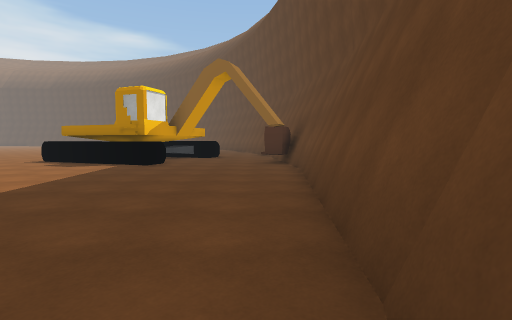
[1] (above)

20 first-person views from a walk through a scene from a Unity 3-D project. The camera is 1.4 m above the floor, tilts 4° down and sees 85° across. Doors are open. The floor is counted in squares, 2 m on a side. Each view is taken from the middle of a square. On the plan, view 1 faces up. The plan holds only what a view shows up to about 9 squares ahead; the rest is blank. The place goes on beyond the plan. The player character is not drawn. Some surface patterns are stand-ins.

[2]
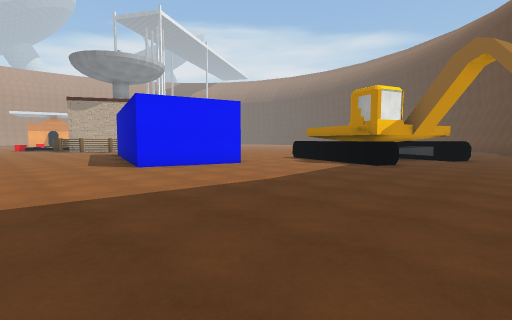

[3]
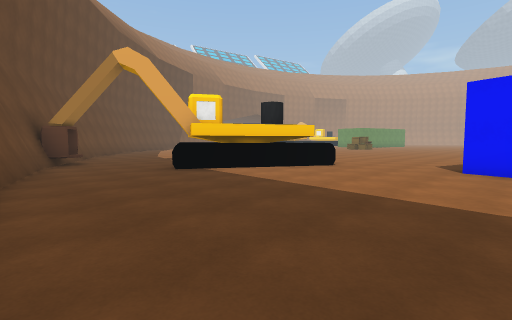

[4]
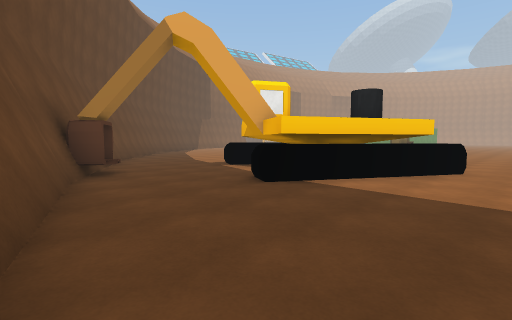

[5]
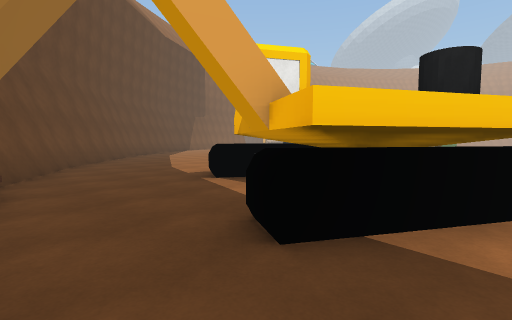

[6]
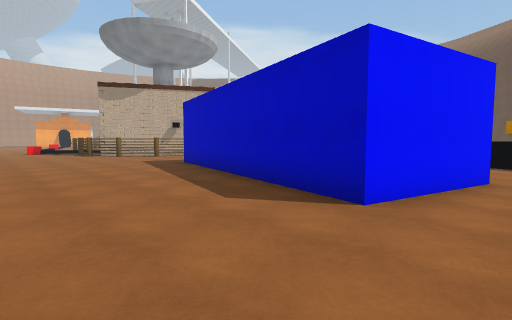

[7]
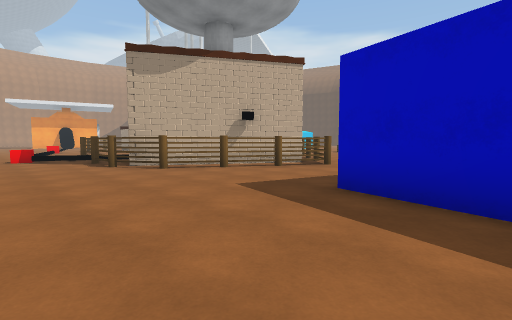

[8]
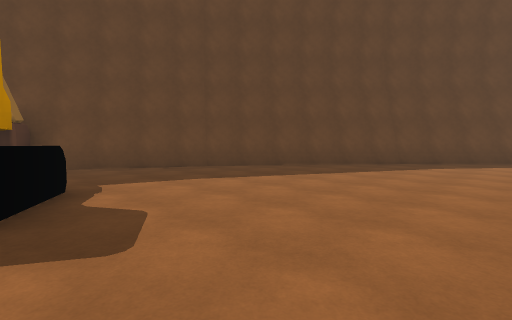

[9]
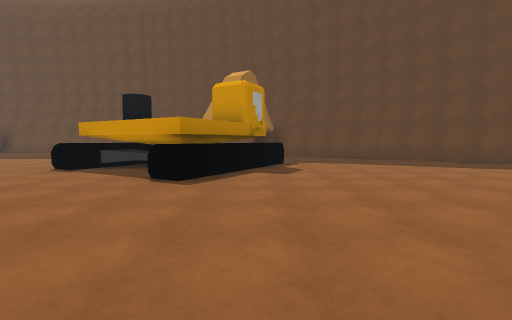

[10]
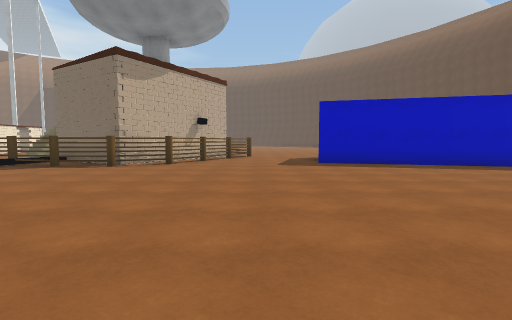

[11]
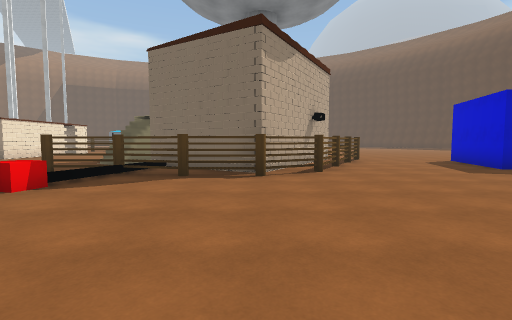

[12]
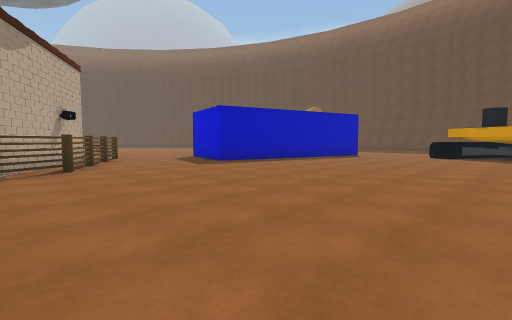

[13]
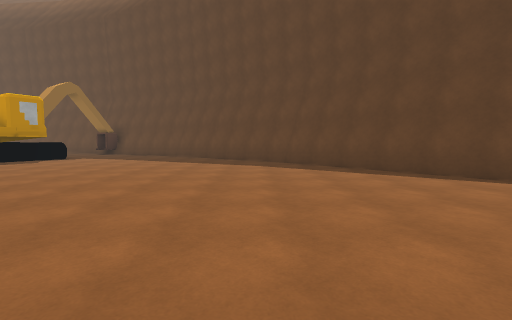

[14]
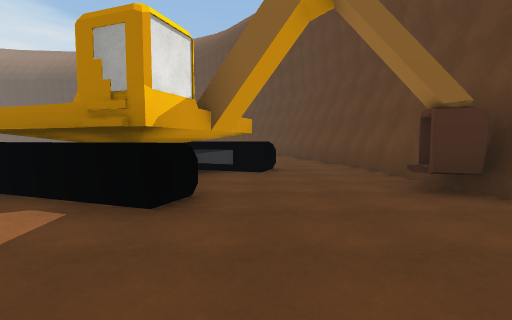

[15]
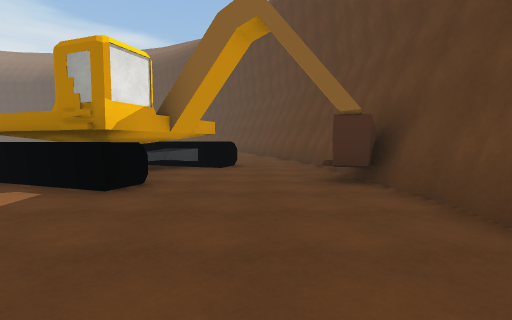

[16]
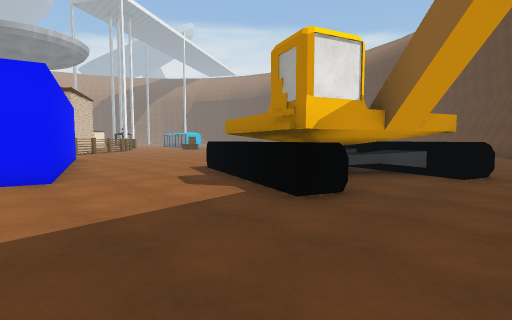

[17]
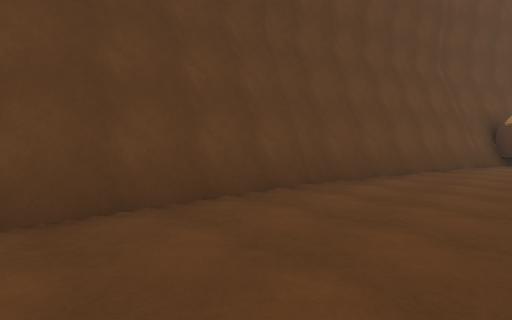

[18]
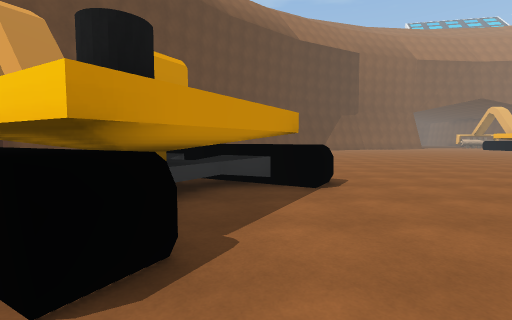

[19]
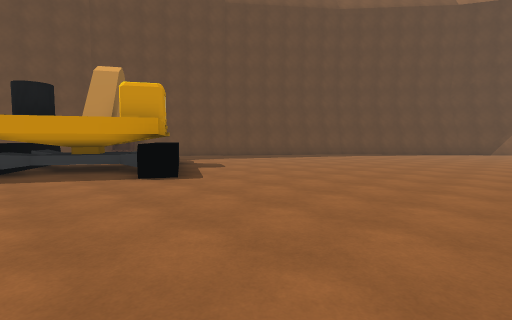

[20]
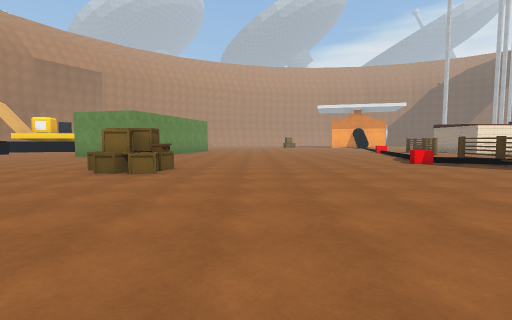

### Floor plan
Points are (right, up) in squares from view 1. A wall is a line through its corners. A room is listed if a view was taken in it or the views show most of it. See-through windows are left out.
Room 1 (views 1, 2, 3, 4, 5, 6, 7, 8, 9, 10, 11, 12, 13, 14, 15, 16, 17, 18, 19, 20)
walls: (-8.7, -3.6) (-7, -0.6) (-3.9, -2.3) (-5.7, -5.3) (-8.7, -3.6); (-5.1, -5.2) (-5.5, -5.9) (-8.5, -4.1); (-3.6, -2.9) (-7.5, -0.6) (-7.2, 0) (-3.3, -2.3); (-19.9, 3.9) (-22.9, 5.7); (-19.6, 4.5) (-19.8, 4) (-20.5, 4.1); (-5.6, -12.4) (-3.3, -9.5); (-3.6, -9.6) (-1, -4.4); (-7, -14.1) (-5.7, -12.5); (-3.5, -9.7) (-1.6, -5.9) (-2.2, -5.6); (-20.7, 4.6) (-21.6, 4.7); (-9.5, -16.3) (-6.9, -14); (-18.1, 6.8) (-18.5, 6.4); (-10.6, -17.2) (-9.7, -16.5); (-1.3, -5.4) (-0.8, -4.4); (-7.7, 6.1) (-6.5, 5.8) (-7.3, 2.9) (-14, 4.7) (-13.4, 7.1); (-0.9, -4.4) (0.7, 1.2); (-0.7, -4.5) (0.5, -0.4); (0.5, -0.3) (0.9, 1.2); (0.7, 1.1) (1.3, 7); (0.9, 1.1) (1.4, 6.9); (-2.7, 8.5) (-3, 7.8) (-7.2, 9.3); (1.3, 6.8) (1.1, 9.1); (0.8, 8.4) (0.2, 8.6); (-1.5, 11.8) (-1.8, 11.1) (-4.7, 12.1); (1, 10) (0.8, 12.8)
low walls: (-7.5, -3.2) (-6.6, -1.8) (-6.8, -1); (-7.2, -14) (-3.6, -9.5); (-10.5, -16.9) (-7.1, -13.9); (1.2, 6.8) (0.6, 12.6); (-2.4, 11.4) (-3.2, 11) (-3.6, 10)
ways out: opening at (-15.5, 6); opening at (-7, 7.5); opening at (-0.5, 12)
objects: other object (-24, 2) to (-23, 2); other object (-24, 4); other object (-23, 4) to (-22, 4); other object (-22, -7); other object (-22, -6) to (-21, -6); other object (-22, -5) to (-21, -5); other object (-21, 3) to (-21, 4); other object (-19, 4); other object (-18, 5); other object (-18, 6) to (-17, 7)

Positions as (right, up) in squares from view 1, and headings:
1: (0, 0), facing up
2: (0, 0), facing up-left
3: (0, 4), facing down-left
4: (0, 1), facing down-left
5: (-2, -1), facing down-left
6: (-6, 0), facing up-left
7: (-12, 1), facing up-left
8: (-10, -5), facing down-right
9: (-14, -5), facing right
10: (-16, -4), facing up
11: (-20, -2), facing up
12: (-20, -3), facing up-right
13: (-16, -13), facing right
14: (-2, 5), facing up
15: (-1, 4), facing up
16: (-1, 5), facing up-left
17: (-2, 5), facing down-right
18: (-8, 1), facing down
19: (-14, -1), facing down-right
20: (-15, -3), facing left
